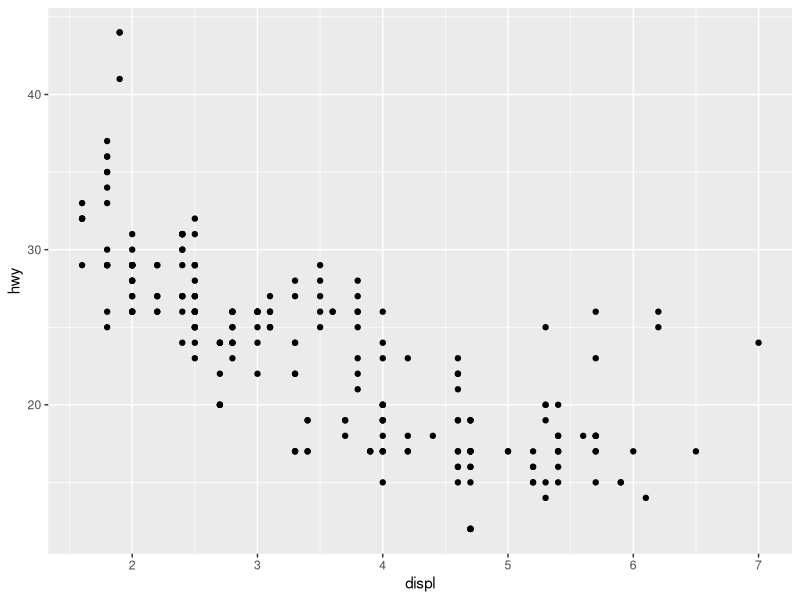
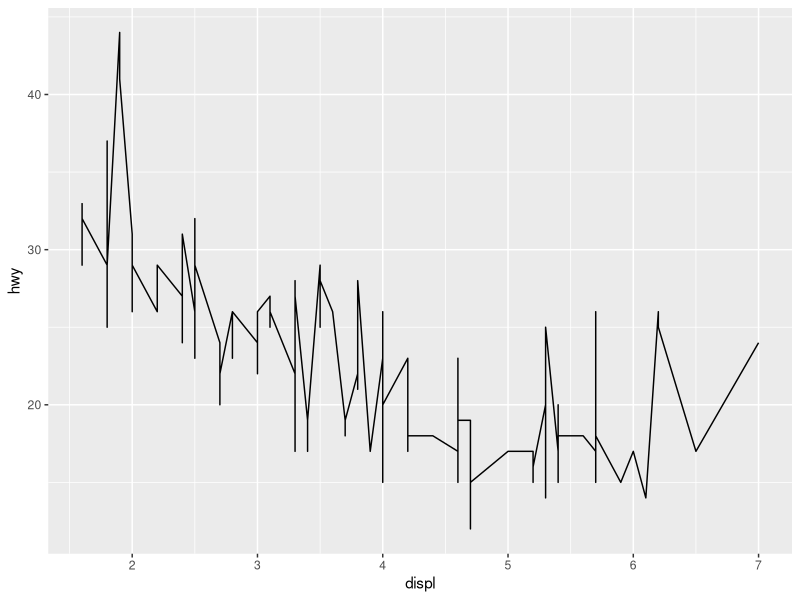
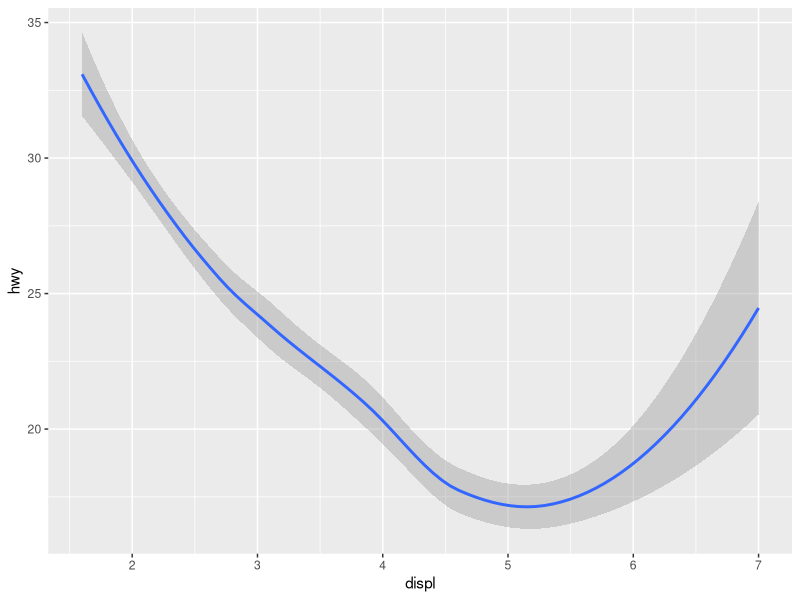
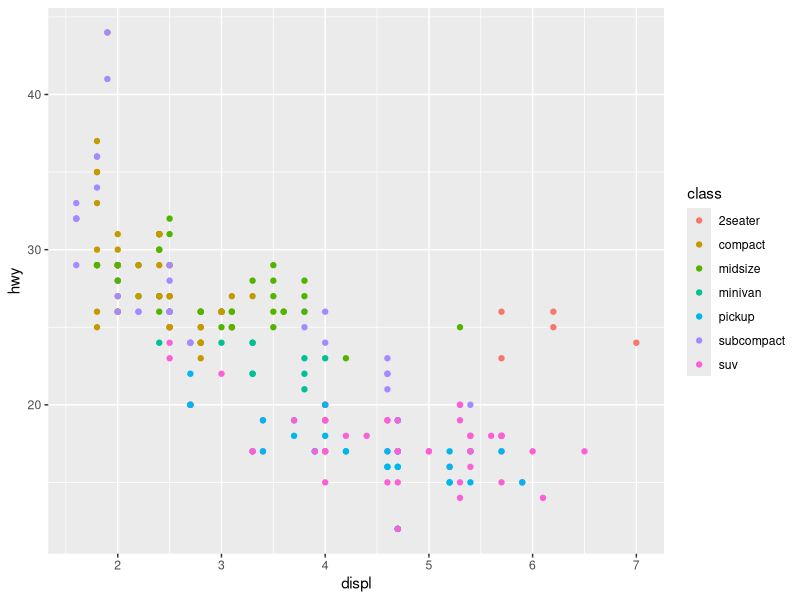
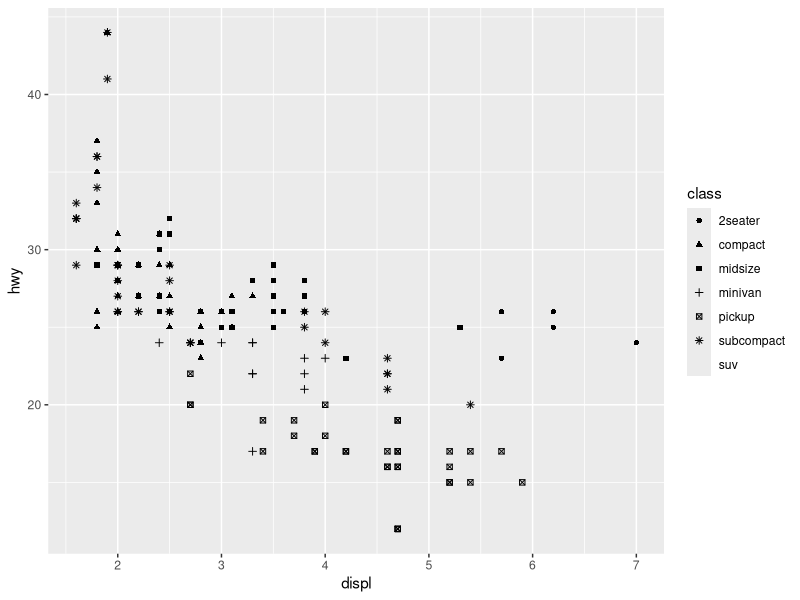
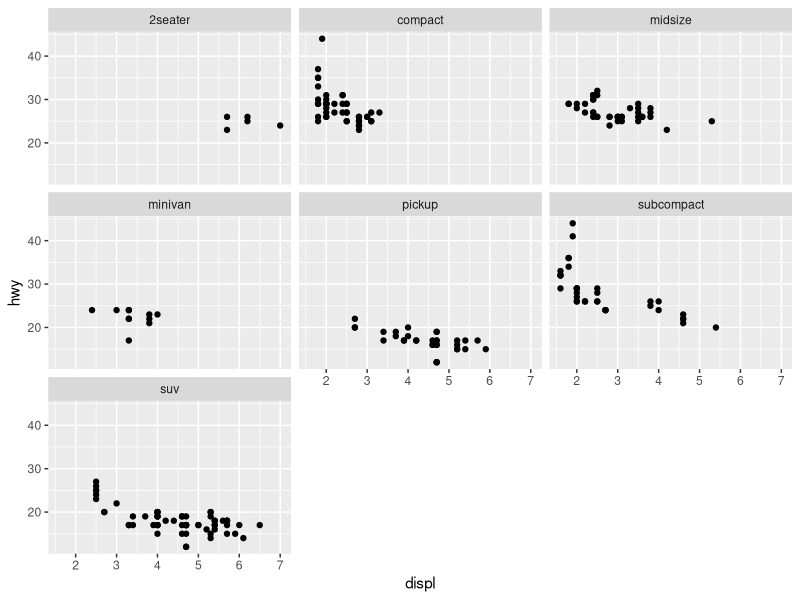
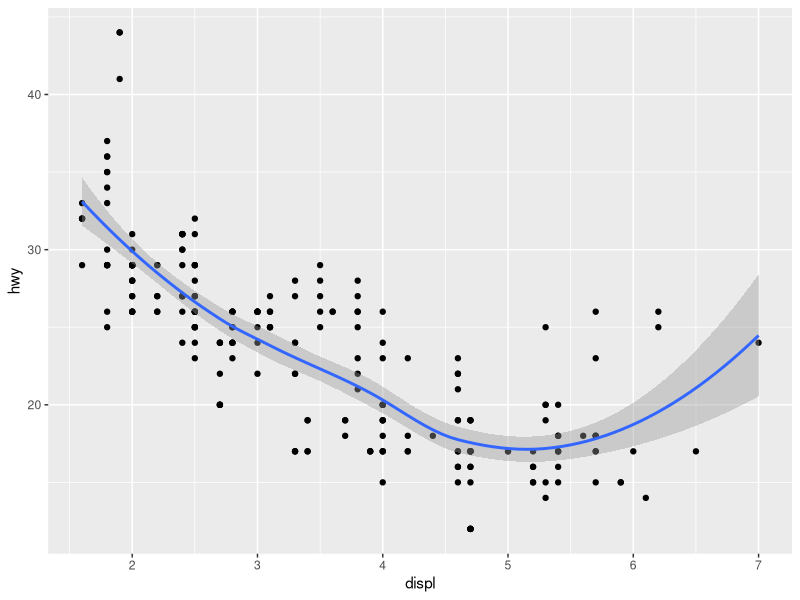
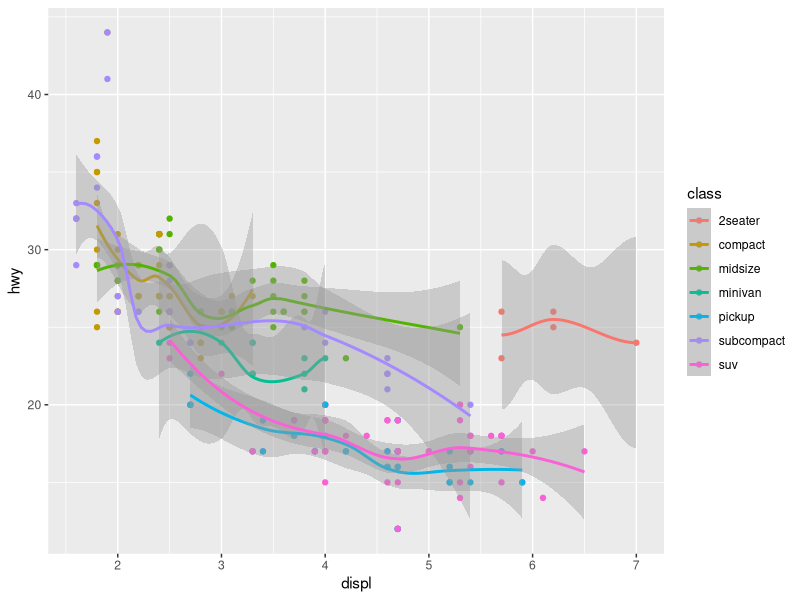

The R script that drew these images, in order:
## ---- chunk 1
#| fig-column: margin
#| fig-height: 1

knitr::include_graphics('https://www.macupdate.com/images/icons512/50318.png') 

## ---- chunk 2
#| label: load library
#| warning: false

library(tidyverse)

## ---- chunk 3
#| label: display MPG

mpg

## ---- chunk 4
#| label: fig-basic
#| fig-cap: "Basic scatter plot"
#| echo: true

ggplot(data = mpg) +
  geom_point(aes(x = displ, y = hwy))

## ---- chunk 5
#| label: fig-line
#| fig-cap: "Basic line visualization"
#| echo: true

ggplot(data = mpg) +
  geom_line(aes(x = displ, y = hwy))

## ---- chunk 6
#| label: fig-smooth
#| fig-cap: "Basic smooth visualization"
#| echo: true
#| warning: false

ggplot(data = mpg) +
  geom_smooth(aes(x = displ, y = hwy))

## ---- chunk 7
#| label: fig-color
#| fig-cap: "Basic color visualization"
#| echo: true

ggplot(data = mpg) +
  geom_point(aes(x = displ, y = hwy, color = class))

## ---- chunk 8
#| label: fig-shape
#| fig-cap: "Basic shape visualization"
#| echo: true


ggplot(data = mpg) +
  geom_point(aes(x = displ, y = hwy, shape = class))

## ---- chunk 9
#| label: fig-facet
#| fig-cap: "Basic facet (small multiples) visualization"
#| echo: true

ggplot(data = mpg) +
  geom_point(aes(x = displ, y = hwy)) +
  facet_wrap(~class)

## ---- chunk 10
#| label: fig-smoint
#| fig-cap: "Basic point and smooth visualization"
#| echo: true

ggplot(data = mpg, aes(x = displ, y = hwy)) +
  geom_point() +
  geom_smooth()

## ---- chunk 11
#| label: fig-colsmoint
#| fig-cap: "Basic point, color, and smooth visualization"
#| echo: true
#| warning: false

ggplot(data = mpg, aes(x = displ, y = hwy, color = class)) +
  geom_point() +
  geom_smooth()

## ---- chunk 12
#| label: fig-noSEsmooth
#| fig-cap: "Basic point, color, and smooth visualization with standard error removed"
#| echo: true
#| warning: false

ggplot(data = mpg, aes(x = displ, y = hwy, color = class)) +
  geom_point() +
  geom_smooth(se = FALSE)

## ---- chunk 13
#| label: fig-facColsmooth
#| fig-cap: "Point, smooth, facet, and color visualization with standard error removed"
#| echo: true
#| warning: false

ggplot(data = mpg, aes(x = displ, y = hwy, color = class)) +
  geom_point() +
  geom_smooth(se = FALSE)+
  facet_wrap(~class)

## ---- chunk 14
#| label: fig-noLegend
#| fig-cap: "Point, smooth, facet, and color visualization with Legend and standard error removed"
#| echo: true
#| warning: false

ggplot(data = mpg, aes(x = displ, y = hwy, color = class)) +
  geom_point() +
  geom_smooth(se = FALSE)+
  facet_wrap(~class) + 
  theme(legend.position = 'none')

## ---- chunk 15
#| label: fig-Cylfacet
#| fig-cap: "Point, smooth, facet, and color visualization example"
#| echo: false
#| warning: false

ggplot(data = mpg, aes(x = cty, y = hwy, color = class)) +
  geom_point() +
  geom_smooth(se = FALSE)+
  facet_wrap(~cyl) +
  theme_bw()

